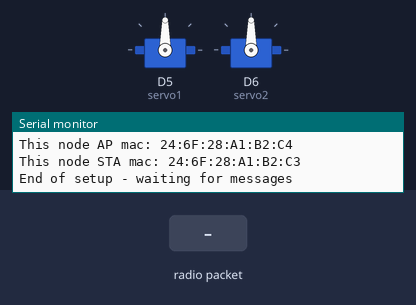
Bench run of a sketch on a simulated ESP8266 (NodeMCU). On the bench: 2 × servo, the last lines printed to the serial monitor. The test bench sets the inputs (shaded band).

Above: at 1.2 s.
1.3 s: radio packet "1" arrives
At 2.5 s:
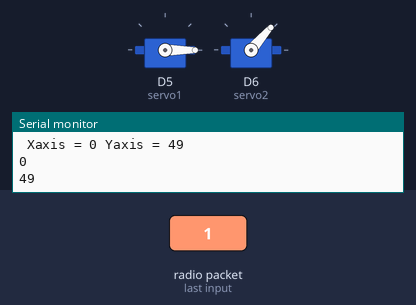
2.8 s: radio packet "0" arrives
At 3.6 s:
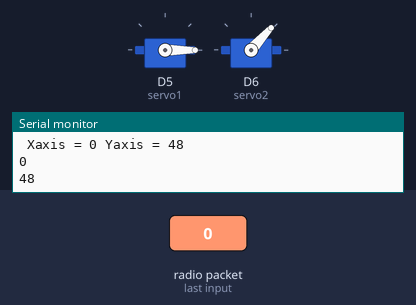
Timing chart, 0 to 5.8 s (numbered marks = the images above; inputs shaded):
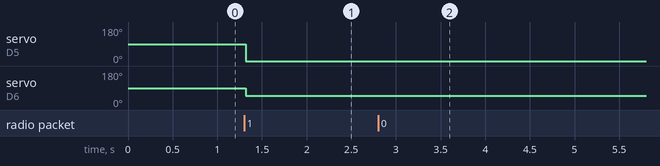

The sketch:

Servo_Slave_MPU6050.ino
```cpp
// This is the program that receives the data and turns the servo.

//=============

#include <ESP8266WiFi.h>
#include<SPI.h>
#include <Servo.h>


    #include <espnow.h>
   //  #include <user_interface.h>

uint8_t mac[] = {0x36, 0x33, 0x33, 0x33, 0x33, 0x33};

//==============

void initVariant() {
  WiFi.mode(WIFI_AP);
  wifi_set_macaddr(SOFTAP_IF, &mac[0]);
}

//==============

#define WIFI_CHANNEL 4

    // must match the controller struct
struct __attribute__((packed)) DataStruct {
    int y;
    int x;
    //char text[32];
    unsigned int time;
};

DataStruct myData;

Servo servo1;  // create servo object to control a servo
Servo servo2;

int Xval, Yval;

//============

void setup() {

    servo1.attach(D5);
    servo2.attach(D6);
    Serial.begin(115200);
    Serial.println();
    Serial.println("Starting EspnowSlave.ino");

    Serial.print("This node AP mac: "); Serial.println(WiFi.softAPmacAddress());
    Serial.print("This node STA mac: "); Serial.println(WiFi.macAddress());

    if (esp_now_init()!=0) {
        Serial.println("*** ESP_Now init failed");
        while(true) {};
    }

    esp_now_set_self_role(ESP_NOW_ROLE_SLAVE);

    esp_now_register_recv_cb(receiveCallBackFunction);


    Serial.println("End of setup - waiting for messages");

}

//============

void loop() {

}

//============

void receiveCallBackFunction(uint8_t *senderMac, uint8_t *incomingData, uint8_t len) {
    memcpy(&myData, incomingData, sizeof(myData));
    Serial.print("NewMsg ");
    Serial.print("MacAddr ");
    for (byte n = 0; n < 6; n++) {
        Serial.print (senderMac[n], HEX);
    }
   Serial.println();
    move();
    Serial.println(myData.x);
    Serial.println(myData.y);
    Serial.println();
}

void move()
{
  Xval = myData.x ;//- 7;
  Yval = myData.y ;// - 6;

  servo1.write(Xval);
  delay(15);
  servo2.write(Yval);
  delay(15);

  Serial.print(" Xaxis = "); Serial.print(Xval); // raw data with offset
  Serial.print(" Yaxis = "); Serial.println(Yval); // raw data with offset

 }
```

Measured:
- after the input at 1.3 s, servo on D5 (servo1): 90° → 0° at once; servo on D6 (servo2): 90° → 49° at once
- after the input at 2.8 s, servo on D6 (servo2): 49° → 48° at once
